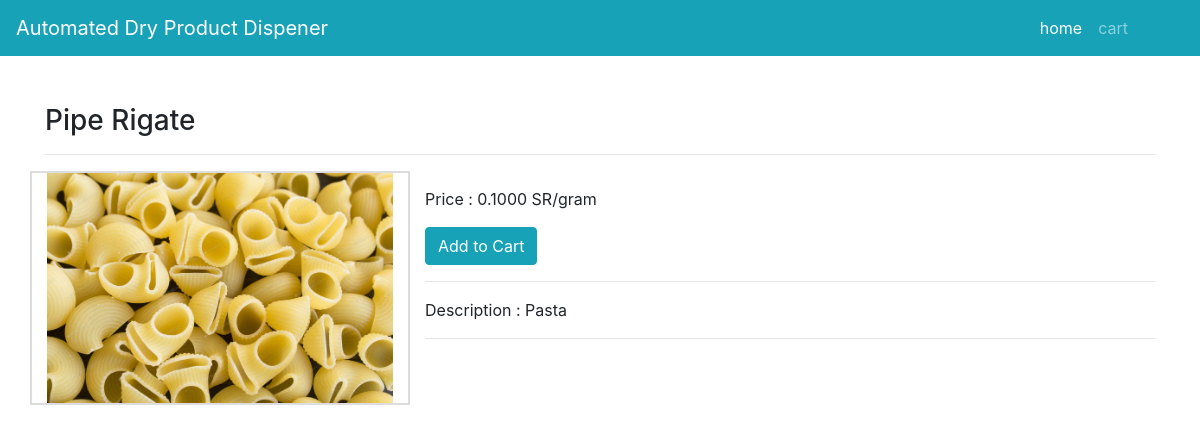
/product/pipe-rigate/, run on the app's committed database.
### adpdapp/models.py (models this page shows, shortened)
class Product(models.Model):
    title = models.CharField(max_length=200)
    slug = models.SlugField(unique=True)
    image = models.ImageField(upload_to="products")
    selling_price = models.DecimalField(verbose_name="price",decimal_places=4,max_digits=50)
    description = models.TextField()
    Quantity=models.PositiveIntegerField(default=1000)
    number=models.PositiveIntegerField(default=0)

### adpdapp/views.py (the view)
# urls.py: path("product/<slug:slug>/", ProductDetailView.as_view(), name="productdetail"),
class ProductDetailView(EcomMixin, TemplateView):
    template_name = "productdetail.html"
    def get_context_data(self, **kwargs):
        context = super().get_context_data(**kwargs)
        url_slug = self.kwargs['slug']
        product = Product.objects.get(slug=url_slug)
        product.save()
        context['product'] = product
        return context

### adpdapp/views.py (called while the page is built)
    def dispatch(self, request, *args, **kwargs):
        cart_id = request.session.get("cart_id")
        if cart_id:
            cart_obj = Cart.objects.get(id=cart_id)
            cart_obj.save()
        return super().dispatch(request, *args, **kwargs)

### templates/productdetail.html (shortened to what this page needs)
{% extends 'base.html' %}
{% block content %}
<div class="container">
    <h3 class="mt-5">   {{product.title}}  </h3><hr>
    <div class="row">
        <div class="col-md-4" style="border: 2px solid #ddd;" >
            <img src="{{product.image.url}}" alt="" class="img-fluid w-100">
        </div>
        <div class="col-md-8">
            <p class="mt-3">Price :  {{product.selling_price}} SR/gram </p>
            <button class="btn btn-info id-product-pk">Add to Cart</button>
            <hr>
            <p>Description : {{product.description}}</p><hr>
        </div>
    </div>
</div>
{% endblock %}

### data on the page
Product: title "Pipe Rigate", image (picture), selling_price "0.1000", description "Pasta"
